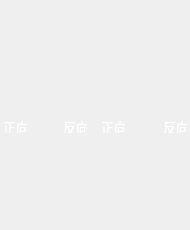
<?xml version="1.0" encoding="UTF-8"?>
<ui version="4.0">
 <class>DoubleEmForm</class>
 <widget class="QWidget" name="DoubleEmForm">
  <property name="geometry">
   <rect>
    <x>0</x>
    <y>0</y>
    <width>190</width>
    <height>230</height>
   </rect>
  </property>
  <property name="windowTitle">
   <string>Form</string>
  </property>
  <property name="styleSheet">
   <string notr="true"/>
  </property>
  <widget class="QLabel" name="dp_1_label">
   <property name="geometry">
    <rect>
     <x>28</x>
     <y>194</y>
     <width>35</width>
     <height>35</height>
    </rect>
   </property>
   <property name="styleSheet">
    <string notr="true">background-image: url(:/pic/wheel_stop.png);</string>
   </property>
   <property name="text">
    <string/>
   </property>
  </widget>
  <widget class="QLabel" name="vc_2_label">
   <property name="geometry">
    <rect>
     <x>140</x>
     <y>75</y>
     <width>13</width>
     <height>56</height>
    </rect>
   </property>
   <property name="styleSheet">
    <string notr="true">background-image: url(:/pic/vertical_connector_1.png);</string>
   </property>
   <property name="text">
    <string/>
   </property>
  </widget>
  <widget class="QLabel" name="dp_2_label">
   <property name="geometry">
    <rect>
     <x>128</x>
     <y>193</y>
     <width>35</width>
     <height>35</height>
    </rect>
   </property>
   <property name="styleSheet">
    <string notr="true">background-image: url(:/pic/wheel_stop.png);</string>
   </property>
   <property name="text">
    <string/>
   </property>
  </widget>
  <widget class="QLabel" name="status_label">
   <property name="geometry">
    <rect>
     <x>14</x>
     <y>130</y>
     <width>62</width>
     <height>64</height>
    </rect>
   </property>
   <property name="styleSheet">
    <string notr="true">background-image: url(:/pic/switchstatus.png);</string>
   </property>
   <property name="text">
    <string/>
   </property>
  </widget>
  <widget class="QLabel" name="status_label_2">
   <property name="geometry">
    <rect>
     <x>114</x>
     <y>129</y>
     <width>62</width>
     <height>64</height>
    </rect>
   </property>
   <property name="styleSheet">
    <string notr="true">background-image: url(:/pic/switchstatus.png);</string>
   </property>
   <property name="text">
    <string/>
   </property>
  </widget>
  <widget class="QLabel" name="coro_1_label">
   <property name="geometry">
    <rect>
     <x>14</x>
     <y>136</y>
     <width>17</width>
     <height>12</height>
    </rect>
   </property>
   <property name="styleSheet">
    <string notr="true">background-image: url(:/pic/coro.png);</string>
   </property>
   <property name="text">
    <string/>
   </property>
  </widget>
  <widget class="QLabel" name="coro_text_1_label">
   <property name="geometry">
    <rect>
     <x>3</x>
     <y>121</y>
     <width>24</width>
     <height>12</height>
    </rect>
   </property>
   <property name="font">
    <font>
     <pointsize>10</pointsize>
    </font>
   </property>
   <property name="styleSheet">
    <string notr="true">color: rgb(255, 255, 255);</string>
   </property>
   <property name="text">
    <string>正向</string>
   </property>
  </widget>
  <widget class="QLabel" name="coro_text_2_label">
   <property name="geometry">
    <rect>
     <x>101</x>
     <y>121</y>
     <width>24</width>
     <height>12</height>
    </rect>
   </property>
   <property name="font">
    <font>
     <pointsize>10</pointsize>
    </font>
   </property>
   <property name="styleSheet">
    <string notr="true">color: rgb(255, 255, 255);</string>
   </property>
   <property name="text">
    <string>正向</string>
   </property>
  </widget>
  <widget class="QLabel" name="hc_label">
   <property name="geometry">
    <rect>
     <x>40</x>
     <y>75</y>
     <width>113</width>
     <height>11</height>
    </rect>
   </property>
   <property name="styleSheet">
    <string notr="true">background-image: url(:/pic/horizon_pipe.png);</string>
   </property>
   <property name="text">
    <string/>
   </property>
  </widget>
  <widget class="QLabel" name="inve_text_2_label">
   <property name="geometry">
    <rect>
     <x>163</x>
     <y>121</y>
     <width>24</width>
     <height>12</height>
    </rect>
   </property>
   <property name="font">
    <font>
     <pointsize>10</pointsize>
    </font>
   </property>
   <property name="styleSheet">
    <string notr="true">color: rgb(255, 255, 255);</string>
   </property>
   <property name="text">
    <string>反向</string>
   </property>
  </widget>
  <widget class="QLabel" name="em_label">
   <property name="geometry">
    <rect>
     <x>16</x>
     <y>6</y>
     <width>58</width>
     <height>58</height>
    </rect>
   </property>
   <property name="styleSheet">
    <string notr="true">background-image: url(:/pic/em_run.png);</string>
   </property>
   <property name="text">
    <string/>
   </property>
  </widget>
  <widget class="QLabel" name="vc_1_label">
   <property name="geometry">
    <rect>
     <x>39</x>
     <y>62</y>
     <width>13</width>
     <height>68</height>
    </rect>
   </property>
   <property name="styleSheet">
    <string notr="true">background-image: url(:/pic/vertical_connector_1.png);</string>
   </property>
   <property name="text">
    <string/>
   </property>
  </widget>
  <widget class="QLabel" name="inve_text_1_label">
   <property name="geometry">
    <rect>
     <x>63</x>
     <y>121</y>
     <width>24</width>
     <height>12</height>
    </rect>
   </property>
   <property name="font">
    <font>
     <pointsize>10</pointsize>
    </font>
   </property>
   <property name="styleSheet">
    <string notr="true">color: rgb(255, 255, 255);</string>
   </property>
   <property name="text">
    <string>反向</string>
   </property>
  </widget>
  <widget class="QLabel" name="coro_2_label">
   <property name="geometry">
    <rect>
     <x>114</x>
     <y>135</y>
     <width>17</width>
     <height>12</height>
    </rect>
   </property>
   <property name="styleSheet">
    <string notr="true">background-image: url(:/pic/coro.png);</string>
   </property>
   <property name="text">
    <string/>
   </property>
  </widget>
  <widget class="QLabel" name="inve_1_label">
   <property name="geometry">
    <rect>
     <x>59</x>
     <y>136</y>
     <width>17</width>
     <height>12</height>
    </rect>
   </property>
   <property name="styleSheet">
    <string notr="true">background-image: url(:/pic/inve.png);</string>
   </property>
   <property name="text">
    <string/>
   </property>
  </widget>
  <widget class="QLabel" name="inve_2_label">
   <property name="geometry">
    <rect>
     <x>159</x>
     <y>135</y>
     <width>17</width>
     <height>12</height>
    </rect>
   </property>
   <property name="styleSheet">
    <string notr="true">background-image: url(:/pic/inve.png);</string>
   </property>
   <property name="text">
    <string/>
   </property>
  </widget>
 </widget>
 <resources/>
 <connections/>
</ui>
